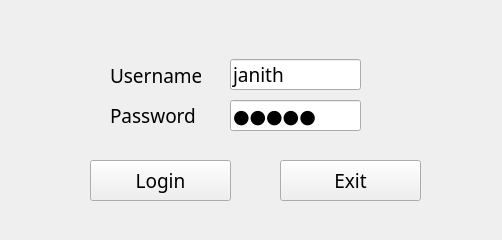
<?xml version="1.0" encoding="UTF-8"?>
<ui version="4.0">
 <class>LoginFrm</class>
 <widget class="QMainWindow" name="LoginFrm">
  <property name="geometry">
   <rect>
    <x>0</x>
    <y>0</y>
    <width>502</width>
    <height>240</height>
   </rect>
  </property>
  <property name="minimumSize">
   <size>
    <width>502</width>
    <height>240</height>
   </size>
  </property>
  <property name="maximumSize">
   <size>
    <width>502</width>
    <height>240</height>
   </size>
  </property>
  <property name="font">
   <font>
    <family>Minion Pro</family>
    <pointsize>14</pointsize>
   </font>
  </property>
  <property name="windowTitle">
   <string>User Log In</string>
  </property>
  <property name="windowIcon">
   <iconset resource="images.qrc">
    <normaloff>:/Images/Icon.png</normaloff>:/Images/Icon.png</iconset>
  </property>
  <property name="styleSheet">
   <string notr="true">image: url(:/Images/Login Form Background1.jpg);</string>
  </property>
  <widget class="QWidget" name="centralWidget">
   <widget class="QPushButton" name="loginBtn">
    <property name="geometry">
     <rect>
      <x>90</x>
      <y>160</y>
      <width>141</width>
      <height>41</height>
     </rect>
    </property>
    <property name="font">
     <font>
      <family>Minion Pro</family>
      <pointsize>14</pointsize>
     </font>
    </property>
    <property name="styleSheet">
     <string notr="true"/>
    </property>
    <property name="text">
     <string>Login</string>
    </property>
    <property name="icon">
     <iconset resource="images.qrc">
      <normaloff>:/Images/Key Logo.png</normaloff>:/Images/Key Logo.png</iconset>
    </property>
   </widget>
   <widget class="QPushButton" name="exitBtn">
    <property name="geometry">
     <rect>
      <x>280</x>
      <y>160</y>
      <width>141</width>
      <height>41</height>
     </rect>
    </property>
    <property name="font">
     <font>
      <family>Minion Pro</family>
      <pointsize>14</pointsize>
     </font>
    </property>
    <property name="text">
     <string>Exit</string>
    </property>
    <property name="icon">
     <iconset resource="images.qrc">
      <normaloff>:/Images/Close.png</normaloff>:/Images/Close.png</iconset>
    </property>
   </widget>
   <widget class="QLineEdit" name="unameTxt">
    <property name="geometry">
     <rect>
      <x>230</x>
      <y>59</y>
      <width>131</width>
      <height>31</height>
     </rect>
    </property>
    <property name="font">
     <font>
      <family>Minion Pro</family>
      <pointsize>14</pointsize>
     </font>
    </property>
    <property name="text">
     <string>janith</string>
    </property>
   </widget>
   <widget class="QLineEdit" name="pwdTxt">
    <property name="geometry">
     <rect>
      <x>230</x>
      <y>100</y>
      <width>131</width>
      <height>31</height>
     </rect>
    </property>
    <property name="font">
     <font>
      <family>Minion Pro</family>
      <pointsize>14</pointsize>
     </font>
    </property>
    <property name="inputMask">
     <string/>
    </property>
    <property name="text">
     <string>12345</string>
    </property>
    <property name="echoMode">
     <enum>QLineEdit::Password</enum>
    </property>
   </widget>
   <widget class="QLabel" name="label">
    <property name="geometry">
     <rect>
      <x>110</x>
      <y>60</y>
      <width>91</width>
      <height>31</height>
     </rect>
    </property>
    <property name="font">
     <font>
      <family>Minion Pro</family>
      <pointsize>14</pointsize>
     </font>
    </property>
    <property name="styleSheet">
     <string notr="true">image: url(:/Images/Transparent background.png);</string>
    </property>
    <property name="text">
     <string>Username</string>
    </property>
   </widget>
   <widget class="QLabel" name="label_2">
    <property name="geometry">
     <rect>
      <x>110</x>
      <y>100</y>
      <width>91</width>
      <height>31</height>
     </rect>
    </property>
    <property name="font">
     <font>
      <family>Minion Pro</family>
      <pointsize>14</pointsize>
     </font>
    </property>
    <property name="styleSheet">
     <string notr="true">image: url(:/Images/Transparent background.png);</string>
    </property>
    <property name="text">
     <string>Password</string>
    </property>
   </widget>
  </widget>
 </widget>
 <layoutdefault spacing="6" margin="11"/>
 <resources>
  <include location="images.qrc"/>
 </resources>
 <connections/>
</ui>
